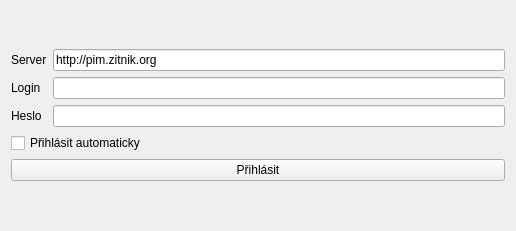
<?xml version="1.0" encoding="UTF-8"?>
<ui version="4.0">
 <class>QtPIM</class>
 <widget class="QMainWindow" name="QtPIM">
  <property name="geometry">
   <rect>
    <x>0</x>
    <y>0</y>
    <width>516</width>
    <height>231</height>
   </rect>
  </property>
  <property name="windowTitle">
   <string>QtPIM</string>
  </property>
  <widget class="QWidget" name="centralWidget">
   <layout class="QVBoxLayout" name="verticalLayout_2">
    <item>
     <layout class="QVBoxLayout" name="verticalLayout">
      <property name="sizeConstraint">
       <enum>QLayout::SetMaximumSize</enum>
      </property>
      <item>
       <layout class="QGridLayout" name="gridLayout">
        <item row="2" column="0">
         <widget class="QLabel" name="label_3">
          <property name="text">
           <string>Heslo</string>
          </property>
         </widget>
        </item>
        <item row="0" column="0">
         <widget class="QLabel" name="label">
          <property name="text">
           <string>Server</string>
          </property>
         </widget>
        </item>
        <item row="1" column="0">
         <widget class="QLabel" name="label_2">
          <property name="text">
           <string>Login</string>
          </property>
         </widget>
        </item>
        <item row="0" column="1">
         <widget class="QLineEdit" name="server">
          <property name="text">
           <string>http://pim.zitnik.org</string>
          </property>
         </widget>
        </item>
        <item row="1" column="1">
         <widget class="QLineEdit" name="login"/>
        </item>
        <item row="2" column="1">
         <widget class="QLineEdit" name="password">
          <property name="echoMode">
           <enum>QLineEdit::Password</enum>
          </property>
         </widget>
        </item>
       </layout>
      </item>
      <item>
       <widget class="QCheckBox" name="autoLogin">
        <property name="text">
         <string>Přihlásit automaticky</string>
        </property>
       </widget>
      </item>
      <item>
       <widget class="QPushButton" name="loginButton">
        <property name="text">
         <string>Přihlásit</string>
        </property>
        <property name="icon">
         <iconset resource="Icons.qrc">
          <normaloff>:/trayIcons/ok.png</normaloff>:/trayIcons/ok.png</iconset>
        </property>
       </widget>
      </item>
     </layout>
    </item>
   </layout>
  </widget>
 </widget>
 <layoutdefault spacing="6" margin="11"/>
 <resources>
  <include location="Icons.qrc"/>
 </resources>
 <connections/>
</ui>
